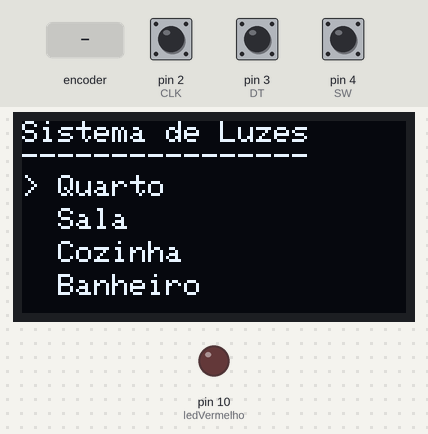
The sketch below on a simulated Arduino Uno, built with avr-gcc and run on an emulated ATmega328P. Shown: 128×64 one-colour display, output pins drawn as LEDs (lit = HIGH). The inputs (shaded band) are chosen by the test bench; at power-on: pin 4 (SW) HIGH, pin 2 (CLK) HIGH, pin 3 (DT) HIGH.

Above: at 1.2 s.
1.3 s: rotary encoder on pin 2 (CLK) / pin 3 (DT) turned 3 steps (first pin leading)
At 2.2 s:
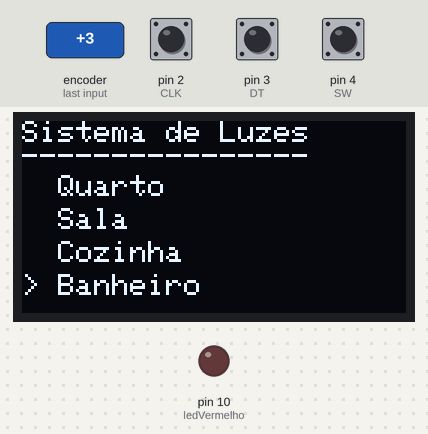
3.4 s: pin 4 (SW) pulled LOW for 0.15 s
At 4.6 s:
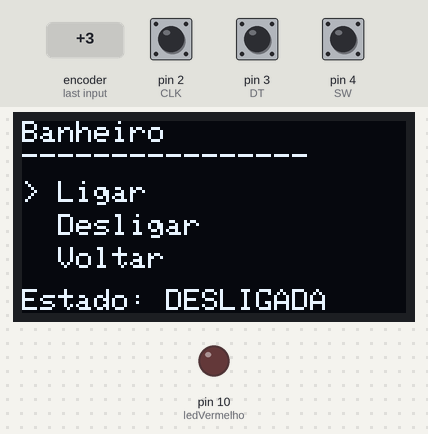
5.0 s: pin 4 (SW) pulled LOW for 1 s
At 5.9 s:
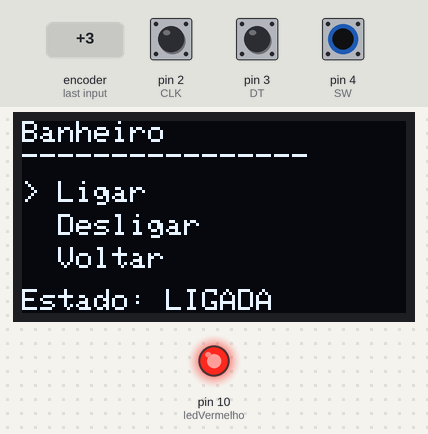
7.5 s: rotary encoder on pin 2 (CLK) / pin 3 (DT) turned 1 step (first pin leading)
At 8.8 s:
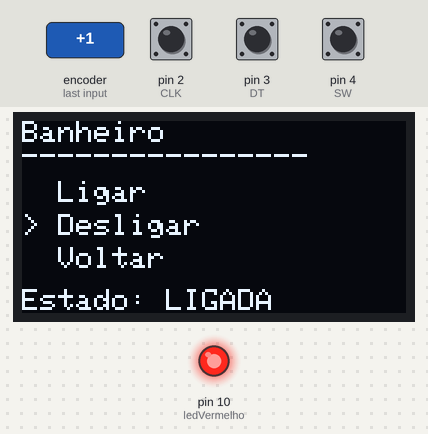
9.2 s: pin 4 (SW) pulled LOW for 0.15 s
At 10.3 s:
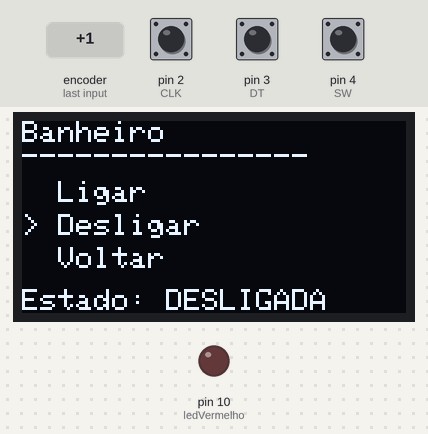
Timing chart, 0 to 11.8 s (numbered marks = the images above; inputs shaded):
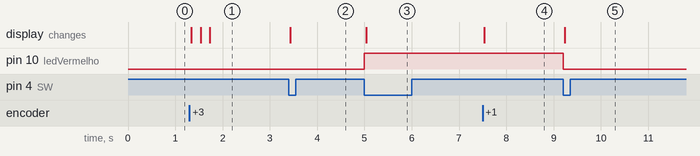

Measured:
- after the input at 1.3 s, the display: first changes at once (image 1 shows a later state)
- after the input at 3.4 s, the display: changes at once (image 2)
- after the input at 5.0 s, pin 10 (ledVermelho): LOW → HIGH at once; the display: changes at once (image 3)
- after the input at 7.5 s, the display: changes at once (image 4)
- after the input at 9.2 s, pin 10 (ledVermelho): HIGH → LOW at once; the display: changes at once (image 5)

The sketch:

Sistema.ino
```cpp
#include <Wire.h>
#include <Adafruit_GFX.h>
#include <Adafruit_SSD1306.h>

#define CLK 2
#define DT 3
#define SW 4

#define ledVermelho 10

Adafruit_SSD1306 OLED(128, 64, &Wire, -1);

int estadoAnteriorCLK;
int ultimoEstadoBotao = HIGH;
unsigned long ultimoTempoBotao = 0;

int menuitem = 1;
int page = 1;
int opcaoControle = 0;

const char* ambientes[] = {
  "Quarto",
  "Sala",
  "Cozinha",
  "Banheiro"
};

const int totalAmbientes = 4;

bool luzLigada[totalAmbientes] = {
  false, false, false, false
};

void desenharMenu();
void desenharControle();
void lerEncoder();
void lerBotao();
void confirmarOpcao();

void setup() {
  pinMode(CLK, INPUT);
  pinMode(DT, INPUT);
  pinMode(SW, INPUT_PULLUP);

  pinMode(ledVermelho, OUTPUT);
  digitalWrite(ledVermelho, LOW);

  Serial.begin(9600);

  if (!OLED.begin(SSD1306_SWITCHCAPVCC, 0x3C)) {
    Serial.println("Erro ao iniciar o OLED!");
    while (true);
  }

  estadoAnteriorCLK = digitalRead(CLK);

  desenharMenu();
}

void loop() {
  lerEncoder();
  lerBotao();
}

void lerEncoder() {
  int estadoCLK = digitalRead(CLK);
  unsigned long ultimoTempoEncoder = 0;

  if (estadoCLK != estadoAnteriorCLK && estadoCLK == LOW) {
    int direcao = digitalRead(DT);

    if (page == 1) {
      if (direcao != estadoCLK) {
        menuitem++;
      } else {
        menuitem--;
      }

      if (menuitem > totalAmbientes) {
        menuitem = 1;
      }

      if (menuitem < 1) {
        menuitem = totalAmbientes;
      }

      desenharMenu();
    } else {
      if (direcao != estadoCLK) {
        opcaoControle++;
      } else {
        opcaoControle--;
      }

      if (opcaoControle > 2) {
        opcaoControle = 0;
      }

      if (opcaoControle < 0) {
        opcaoControle = 2;
      }

      desenharControle();
    }
  }

  estadoAnteriorCLK = estadoCLK;
}

void lerBotao() {
  int estadoBotao = digitalRead(SW);

  if (estadoBotao == LOW &&
      ultimoEstadoBotao == HIGH &&
      millis() - ultimoTempoBotao > 200) {

    ultimoTempoBotao = millis();
    confirmarOpcao();
  }

  ultimoEstadoBotao = estadoBotao;
}

void confirmarOpcao() {
  if (page == 1) {
    page = 2;
    opcaoControle = 0;
    desenharControle();
    return;
  }

  if (opcaoControle == 0) {
    luzLigada[menuitem - 1] = true;
  } else if (opcaoControle == 1) {
    luzLigada[menuitem - 1] = false;
  } else {
    page = 1;
    desenharMenu();
    return;
  }

  digitalWrite(
    ledVermelho,
    luzLigada[menuitem - 1] ? HIGH : LOW
  );

  desenharControle();
}

void desenharMenu() {
  OLED.clearDisplay();
  OLED.setTextColor(SSD1306_WHITE);
  OLED.setTextSize(1);

  OLED.setCursor(0, 0);
  OLED.println("Sistema de Luzes");
  OLED.println("----------------");

  for (int i = 0; i < totalAmbientes; i++) {
    OLED.setCursor(0, 18 + i * 11);

    if (i == menuitem - 1) {
      OLED.print("> ");
    } else {
      OLED.print("  ");
    }

    OLED.println(ambientes[i]);
  }

  OLED.display();
}

void desenharControle() {
  OLED.clearDisplay();
  OLED.setTextColor(SSD1306_WHITE);
  OLED.setTextSize(1);

  OLED.setCursor(0, 0);
  OLED.println(ambientes[menuitem - 1]);
  OLED.println("----------------");

  const char* opcoes[] = {
    "Ligar",
    "Desligar",
    "Voltar"
  };

  for (int i = 0; i < 3; i++) {
    OLED.setCursor(0, 20 + i * 11);

    if (i == opcaoControle) {
      OLED.print("> ");
    } else {
      OLED.print("  ");
    }

    OLED.println(opcoes[i]);
  }

  OLED.setCursor(0, 56);
  OLED.print("Estado: ");
  OLED.print(
    luzLigada[menuitem - 1] ? "LIGADA" : "DESLIGADA"
  );

  OLED.display();
}
```
